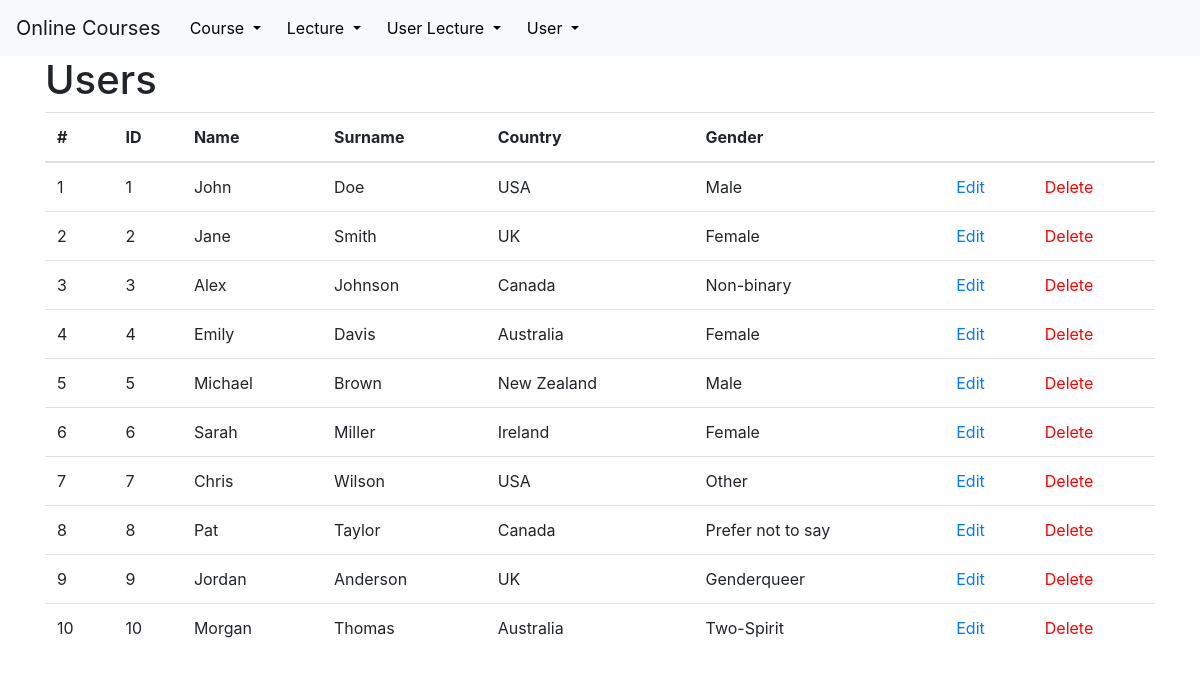
Screenshot of /users with the database file from the repository.
### tables this page shows
CREATE TABLE users (
    id INTEGER PRIMARY KEY AUTOINCREMENT,
    name VARCHAR(255) NOT NULL,
    surname VARCHAR(255) NOT NULL,
    country VARCHAR(255) NOT NULL,
    fk_GENDERid INTEGER REFERENCES genders(id)
    ON DELETE CASCADE
);

CREATE TABLE genders (
    id INTEGER PRIMARY KEY AUTOINCREMENT,
    gender VARCHAR(255) NOT NULL
);

### app.py (the view)
@app.route('/<string:table_name>')
def show(table_name):
    connection = get_db_connection()
    my_class = classAdresses[table_name]
    rows = my_class.select(connection)
    special_attributes = {}
    if isinstance(my_class, User):
        return render_template('users.html', rows=rows, table_class=my_class,
                           special_attributes=tableFkToDict(my_class.table_name, rows))
    return render_template('table.html', rows=rows, table_class=my_class,
                           special_attributes=tableFkToDict(my_class.table_name, rows))

### DB_Classes.py (called while the page is built)
    @classmethod
    def select(cls, db_connection, amount=None):
        query = f"SELECT * FROM '{cls.table_name}'"
        if amount is not None:
            query += " LIMIT ?"
            users = db_connection.execute(query, (amount,))
        else:
            users = db_connection.execute(query)
        return users.fetchall()

    @classmethod
    def get(cls, db_connection, id):
        return db_connection.execute(f'SELECT * FROM {cls.table_name} WHERE {cls.id} = ?', (id,)).fetchone()

### app.py (called while the page is built)
def fkToDict(FK, rows, corresponding_attribute, db='database.db'):
    res = {}
    res.update({FK: {}})
    connection = get_db_connection(db)
    for row in rows:
        ID = row[str(FK)]
        try:
            (res[FK].update
             ({ID: FK.Class.get(connection, ID)[corresponding_attribute]}))
        except TypeError:
            print("No such attribute")
    return res

def get_db_connection(db='database.db'):
    connection = sqlite3.connect(db)
    connection.row_factory = sqlite3.Row
    return connection

@app.template_filter('str')
def toString(value):
    return str(value)

@app.template_filter('table_name')
def getTableName(myClass):
    return myClass.table_name

@app.template_filter('get_attributes')
def getAttributes(myClass):
    return myClass.attributes

@app.template_filter('get_title')
def getTitle(myClass):
    if myClass == User:
        return usersTitle
    elif myClass == Course:
        return coursesTitle
    elif myClass == Lecture:
        return lecturesTitle
    elif myClass == UserLecture:
        return userLecturesTitle

@app.template_filter('get_id')
def getID(myClass):
    return myClass.id

### data_entries.py (called while the page is built)
    def __eq__(self, other):
        return self.name == other.name and self.foreignClass == other.foreignClass

    def __key(self):
        return self.name, self.foreignClass

    def __hash__(self):
        return hash(self.__key())

    @property
    def Class(self):
        return self.foreignClass

    def __str__(self):
        return self.name.lower()

### templates/table.html
{% extends 'base.html' %}
{% block content %}
    <h1>{% block title %} {{ table_class.stringRepresentation }}s {% endblock %}</h1>
    {% set id = table_class | get_id %}
    <table class="table">
      <thead>
        <tr>
          <th scope="col">#</th>
          {% for attribute in table_class | get_title %}
            <th scope="col">{{ attribute }}</th>
          {% endfor %}
            <th scope="col"></th>
            <th scope="col"></th>
        </tr>
      </thead>
      <tbody>
      {% for row in rows %}
        <tr>
            <td>{{ loop.index }}</td>
            <td>{{ row[id] }}</td>
            {% for attribute in table_class | get_attributes %}
                {% if special_attributes[attribute] is defined %}
                    <td>{{special_attributes[attribute][row[attribute | str]] | str}}</td>
                {% else %}
                    <td>{{ row[attribute | str] }}</td>
                {% endif %}
            {% endfor %}
            <td><a href="{{ url_for('edit', table_name = table_class | table_name, element_id=row['id']) }}">Edit</a></td>
            <td><a href="{{ url_for('delete', table_name = table_class | table_name, element_id=row['id']) }}" class="delete-link">Delete</a></td>
          </tr>
      {% endfor %}
      </tbody>
    </table>
{% endblock %}

### static/css/style.css (style rules this page uses)
.delete-link { color: red; }

### rows the page displays
users: id "1", name "John" "Doe" "USA", fk_GENDERid.gender "Male"
users: id "2", name "Jane" "Smith" "UK", fk_GENDERid.gender "Female"
users: id "3", name "Alex" "Johnson" "Canada", fk_GENDERid.gender "Non-binary"
users: id "4", name "Emily" "Davis" "Australia", fk_GENDERid.gender "Female"
users: id "5", name "Michael" "Brown" "New Zealand", fk_GENDERid.gender "Male"
users: id "6", name "Sarah" "Miller" "Ireland", fk_GENDERid.gender "Female"
users: id "7", name "Chris" "Wilson" "USA", fk_GENDERid.gender "Other"
users: id "8", name "Pat" "Taylor" "Canada", fk_GENDERid.gender "Prefer not to say"
users: id "9", name "Jordan" "Anderson" "UK", fk_GENDERid.gender "Genderqueer"
users: id "10", name "Morgan" "Thomas" "Australia", fk_GENDERid.gender "Two-Spirit"

### other values shown
{{ table_class.stringRepresentation }} "User"
{{ attribute }} "ID" "Name" "Surname" "Country" "Gender"
